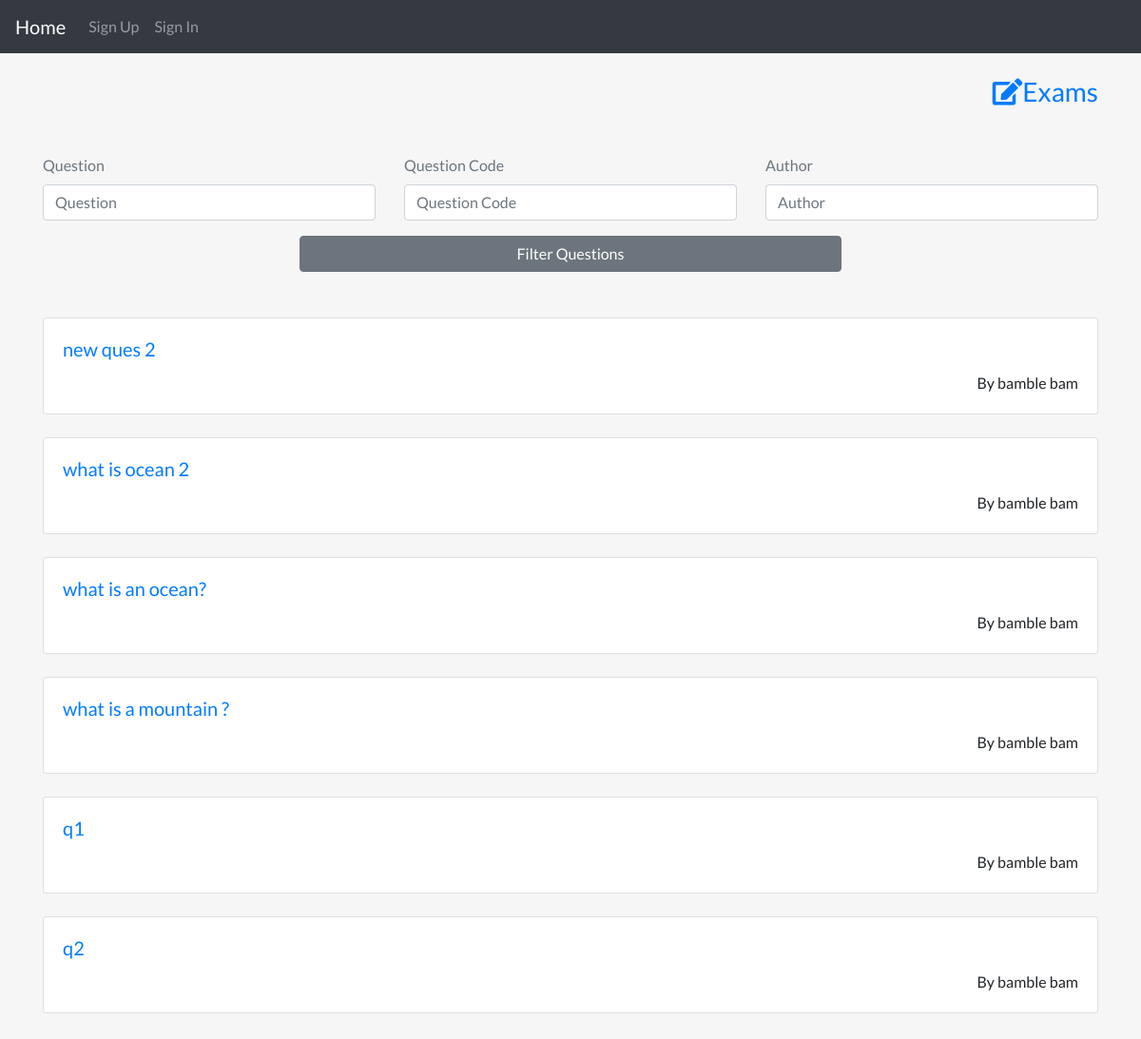
Page /quiz/ on the earlier database version.
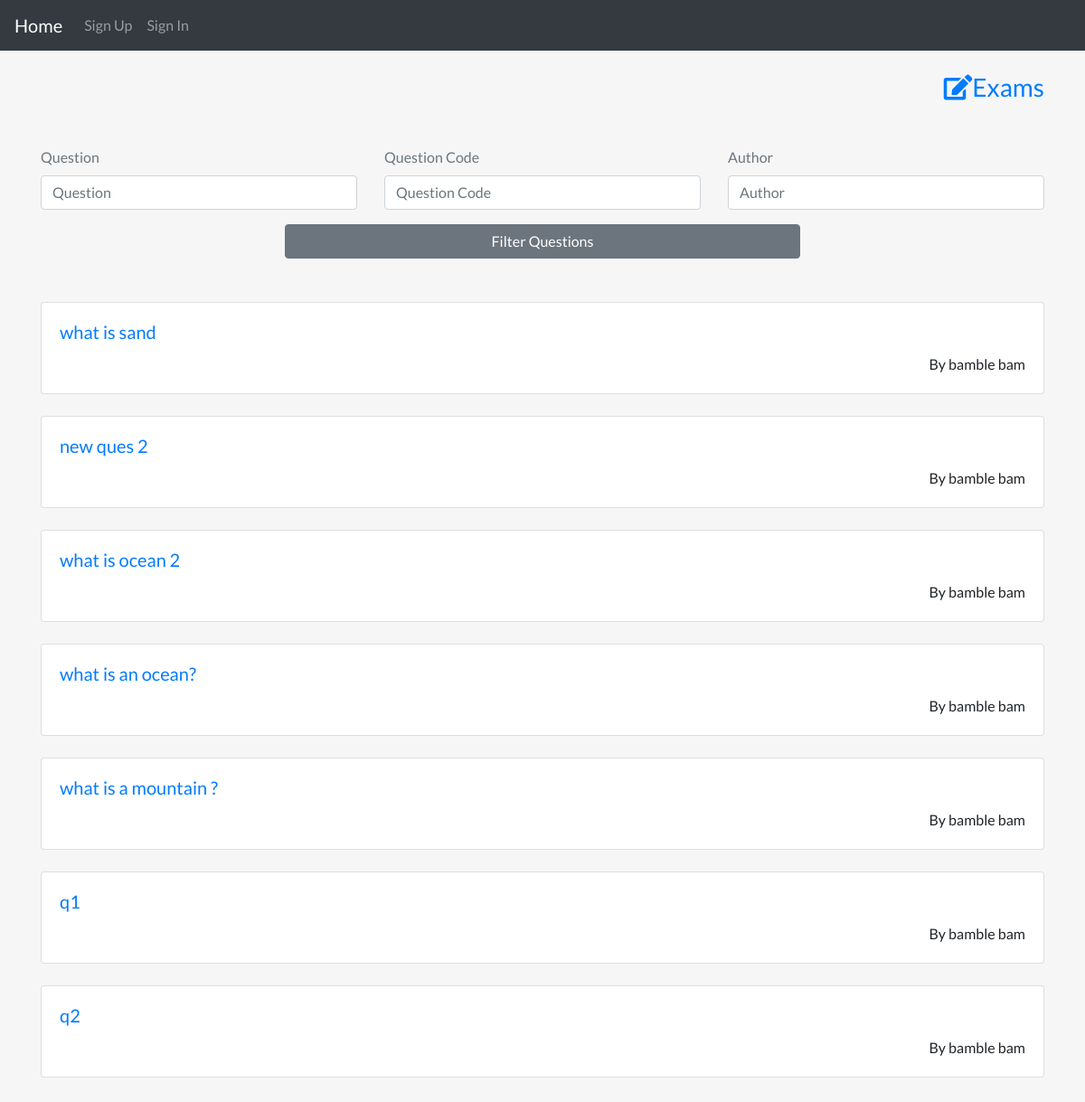
Same page on the later database version.
### quiz/models.py (models this page shows, shortened)
class Question(models.Model):
    author = models.ForeignKey(
        User, on_delete=models.CASCADE, null=True, blank=True)
    title = models.CharField(max_length=200)
    model_answer = models.TextField(null=True)
    question_code = models.CharField(max_length=200, default=uuid4().hex[:6])
    slug = models.SlugField(max_length=255, null=True, blank=True)
    date_added = models.DateTimeField(auto_now_add=True, null=True, blank=True)
    is_exam = models.BooleanField(default=False)
    is_private = models.BooleanField(default=False)

### user_auth/models.py (models this page shows, shortened)
class User(AbstractUser):
    first_name = models.CharField(max_length=200, null=True, blank=True)
    last_name = models.CharField(max_length=200, null=True, blank=True)
    roll_no = models.CharField(max_length=200, null=True, blank=True)
    username = models.CharField(max_length=200, unique=True)
    email = models.CharField(max_length=200, unique=True)
    slug = models.SlugField()
    is_teacher = models.BooleanField(default=False)
    def __str__(self):
        return str(self.first_name)+" "+str(self.last_name)

### quiz/views.py (the view)
# urls.py: path("", views.QuestionListView.as_view(), name='quiz-home'),
class QuestionListView(FilterView):
    model = Question
    paginate_by = 10
    template_name = "quiz/question_home.html"
    filterset_class = QuestionFilter
    def get_queryset(self):
        questions = super().get_queryset()
        return questions.filter(is_exam=False).order_by('-date_added')
    def get_context_data(self, **kwargs):
        context = super().get_context_data(**kwargs)
        request_copy = self.request.GET.copy()
        params = request_copy.pop('page', True) and request_copy.urlencode()
        context['params'] = params
        return context

### quiz/templates/quiz/question_home.html (shortened to what this page needs)
{% extends 'layouts/normal_page.html' %}
{% load widget_tweaks %}
{% block content %}
<div class="container mt-4">
  <div class="w-100 text-right">
    <a href="{% url 'exam-home' %}">
      <h3> <i class="fas fa-edit"></i>Exams</h3>
    </a>
  </div>
</div>
<div class="container">
  <form action="" class="row my-5">
    <div class="form-group input-field col-lg-4">
      {{filter.form.title__icontains|add_class:"form-control"|attr:"placeholder:Question"|attr:"placeholder:Question"}}
      <label for="">Question</label>
    </div>
    <div class="form-group input-field col-lg-4">
      {{filter.form.question_code|add_class:"form-control"|attr:"placeholder:Question Code"}}
      <label for="">Question Code</label>
    </div>
    <div class="form-group input-field col-lg-4">
      {{filter.form.author|add_class:"form-control"|attr:"placeholder:Author"}}
      <label for="">Author</label>
    </div>
    <div class="w-100 d-flex justify-content-center">
      <button type="submit" class="btn btn-secondary w-50">Filter Questions</button>
    </div>
  </form>
</div>
<div class="container">
  {% for question in object_list %}
  <div class="card my-4 ques-card">
    <div class="card-body">
      <h5 class="card-title"><a href="{% url 'question' question.slug %}">{{question.title}}</a></h5>
      <p class="card-text text-right">By {{question.author}}</p>
    </div>
  </div>
  {% endfor %}
</div>
<br>
{% endblock %}

Differences in the rows shown:
added Question: title "what is sand", author "bamble bam"
